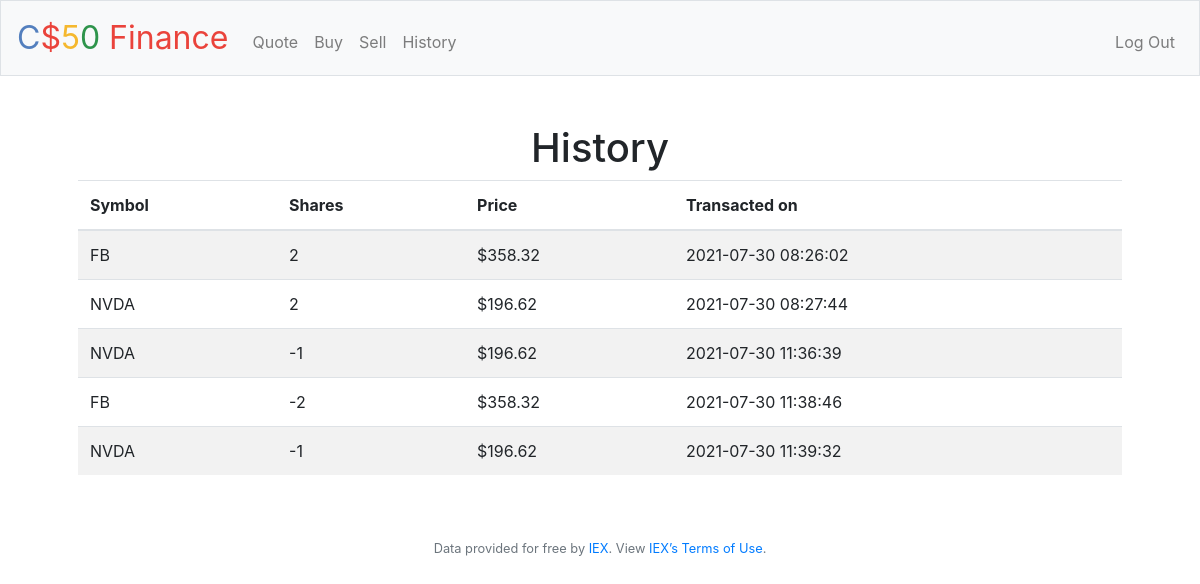
Page /history (signed in) on the earlier database version.
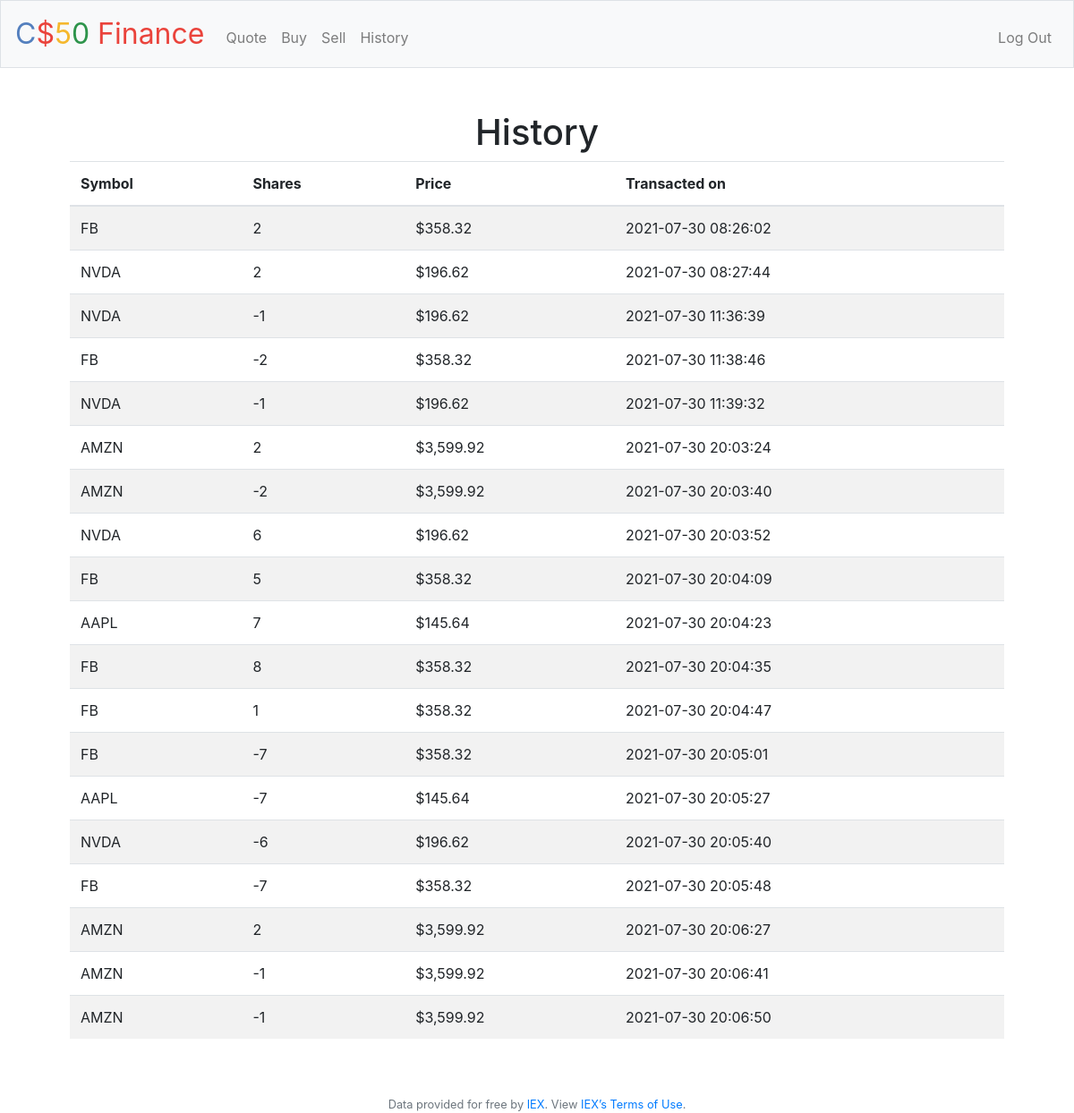
Same page on the later database version.
### tables this page shows
CREATE TABLE activities (
id INTEGER,
user_id INTEGER NOT NULL,
symbol TEXT NOT NULL,
price NUMERIC NOT NULL,
shares INTEGER NOT NULL,
action TEXT NOT NULL,
cash_before NUMERIC,
cash_after NUMERIC,
date_time TEXT NOT NULL,

PRIMARY KEY (id), FOREIGN KEY(user_id) REFERENCES users(id));

### application.py (the view)
@app.route("/history")
@login_required
def history():
    rows = db.execute("SELECT * FROM activities WHERE user_id = ?", session["user_id"])
    print("==================================")
    print("HISTORY")
    print(rows)
    print("==================================")
    return render_template("/history.html", rows=rows)

### application.py (called while the page is built)
@app.after_request
def after_request(response):
    response.headers["Cache-Control"] = "no-cache, no-store, must-revalidate"
    response.headers["Expires"] = 0
    response.headers["Pragma"] = "no-cache"
    return response

### helpers.py (called while the page is built)
def login_required(f):
    @wraps(f)
    def decorated_function(*args, **kwargs):
        if session.get("user_id") is None:
            return redirect("/login")
        return f(*args, **kwargs)
    return decorated_function

def usd(value):
    return f"${value:,.2f}"

### templates/history.html (shortened to what this page needs)
{% extends "layout.html" %}
{% block main %}
    <h1>History</h1>
    <table class="table table-striped text-left">
        <thead>
            <tr>
                <th>Symbol</th>
                <th>Shares</th>
                <th>Price</th>
                <th>Transacted on</th>
            </tr>
        </thead>
        <tbody>
            {% for row in rows %}
            <tr>
                <td>
                    {{row.symbol}}
                </td>
                <td>
                    {{row.shares}}
                </td>
                <td>
                    {{row.price | usd}}
                </td>
                <td>
                    {{row.date_time}}
                </td>
            </tr>
            {% endfor %}
        </tbody>
    </table>
{% endblock %}

### templates/layout.html (shortened to what this page needs)
<!DOCTYPE html>
<html lang="en">
    <head>
        <link rel="stylesheet" href="https://cdn.jsdelivr.net/npm/bootstrap@4.5.3/dist/css/bootstrap.min.css">
        <link href="/static/styles.css" rel="stylesheet">
    </head>
    <body>
        <nav class="navbar navbar-expand-md navbar-light bg-light border">
            <a class="navbar-brand" href="/">
                <span class="blue">C</span><span class="red">$</span><span class="yellow">5</span><span class="green">0</span> <span class="red">Finance</span></a>
            <div class="collapse navbar-collapse" id="navbar">
                {% if session.user_id %}
                    <ul class="navbar-nav mr-auto mt-2">
                        <li class="nav-item"><a class="nav-link" href="/quote">Quote</a></li>
                        <li class="nav-item"><a class="nav-link" href="/buy">Buy</a></li>
                        <li class="nav-item"><a class="nav-link" href="/sell">Sell</a></li>
                        <li class="nav-item"><a class="nav-link" href="/history">History</a></li>
                    </ul>
                    <ul class="navbar-nav ml-auto mt-2">
                        <li class="nav-item"><a class="nav-link" href="/logout">Log Out</a></li>
                    </ul>
                {% else %}
                    <ul class="navbar-nav ml-auto mt-2">
                        <li class="nav-item"><a class="nav-link" href="/register">Register</a></li>
                        <li class="nav-item"><a class="nav-link" href="/login">Log In</a></li>
                    </ul>
                {% endif %}
            </div>
        </nav>
        <main class="container p-5">
            {% block main %}{% endblock %}
        </main>
        <footer class="small text-center text-muted">
            Data provided for free by <a href="https://iextrading.com/developer">IEX</a>. View <a href="https://iextrading.com/api-exhibit-a/">IEX’s Terms of Use</a>.
        </footer>
    </body>
</html>

### static/styles.css (style rules this page uses)
nav .navbar-brand { font-size: xx-large; }
nav .navbar-brand .blue { color: #537fbe; }
nav .navbar-brand .red { color: #ea433b; }
nav .navbar-brand .yellow { color: #f5b82e; }
nav .navbar-brand .green { color: #2e944b; }
main { overflow-x: auto; text-align: center; }

Differences in the rows shown:
added activities: symbol "AMZN", shares "2", price "$3,599.92", date_time "2021-07-30 20:03:24"
added activities: symbol "AMZN", shares "-2", price "$3,599.92", date_time "2021-07-30 20:03:40"
added activities: symbol "NVDA", shares "6", price "$196.62", date_time "2021-07-30 20:03:52"
added activities: symbol "FB", shares "5", price "$358.32", date_time "2021-07-30 20:04:09"
added activities: symbol "AAPL", shares "7", price "$145.64", date_time "2021-07-30 20:04:23"
added activities: symbol "FB", shares "8", price "$358.32", date_time "2021-07-30 20:04:35"
added activities: symbol "FB", shares "1", price "$358.32", date_time "2021-07-30 20:04:47"
added activities: symbol "FB", shares "-7", price "$358.32", date_time "2021-07-30 20:05:01"
added activities: symbol "AAPL", shares "-7", price "$145.64", date_time "2021-07-30 20:05:27"
added activities: symbol "NVDA", shares "-6", price "$196.62", date_time "2021-07-30 20:05:40"
added activities: symbol "FB", shares "-7", price "$358.32", date_time "2021-07-30 20:05:48"
added activities: symbol "AMZN", shares "2", price "$3,599.92", date_time "2021-07-30 20:06:27"
added activities: symbol "AMZN", shares "-1", price "$3,599.92", date_time "2021-07-30 20:06:41"
added activities: symbol "AMZN", shares "-1", price "$3,599.92", date_time "2021-07-30 20:06:50"
